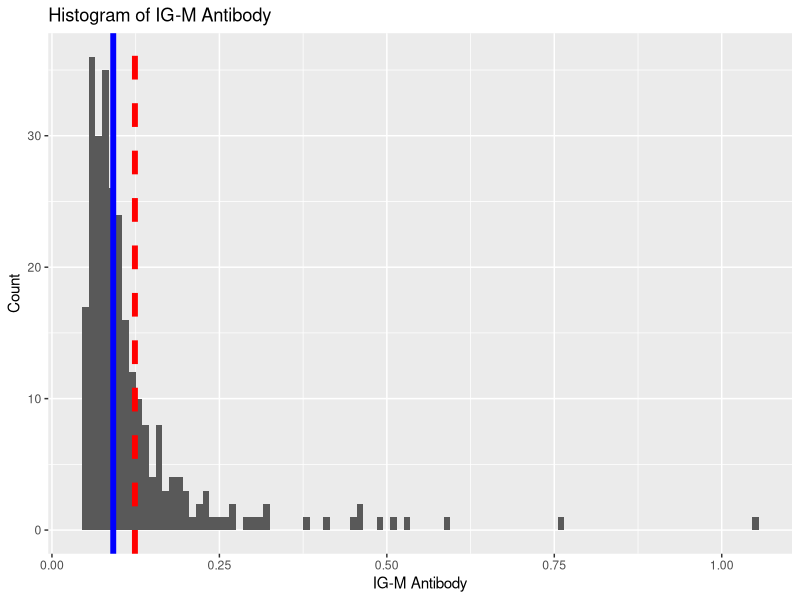

Generate this figure with R:
## ---- chunk 1
library(arsenal)#load arsenal package
library(ggplot2)#load ggplot2 package
library(dplyr)#load dplyr package
## ---- chunk 2
ab <- read.csv("Antibodies.csv")
head(ab)
## ---- chunk 3
# Clean the output
my_controls <- tableby.control(
               total = T,
               test=F,  # No test p-values yet
               numeric.stats = c("meansd", "medianq1q3","iqr","range", "Nmiss2"),
               cat.stats = c("countpct", "Nmiss2"),
               stats.labels = list(
               meansd = "Mean (SD)",
               medianq1q3 = "Median (Q1, Q3)",
               iqr = "IQR",
               range = "Min - Max",
               Nmiss2 = "Missing",
               countpct = "N (%)"))

#Change variable names/labels
my_labels <- list(AgeCategory = "AgeCategory(yrs)", Antibody_IgM = "IG-M Antibody", Smell = "Smell", Gender = "Gender")

tab1 <- tableby(~AgeCategory + Antibody_IgM + Smell + Gender,data = ab, control = my_controls)

summary(tab1, title = "Descriptive Statistics: Antibodies Data", labelTranslations = my_labels, text=T)
## ---- chunk 4
ggplot(ab, aes(Antibody_IgM, na.rm = TRUE)) +
  geom_histogram(binwidth = 0.01) +
  geom_vline(aes(xintercept = mean(Antibody_IgM, na.rm=T)), color="red", linetype="dashed", size=2) + #add a red dashed line for mean Antibody
  geom_vline(aes(xintercept = median(Antibody_IgM, na.rm=T)), color="blue", linetype="solid", size=2) + #add a blue solid line for median Antibody
  labs(title="Histogram of IG-M Antibody") +                                
  labs(x = "IG-M Antibody", y = "Count")                                         
